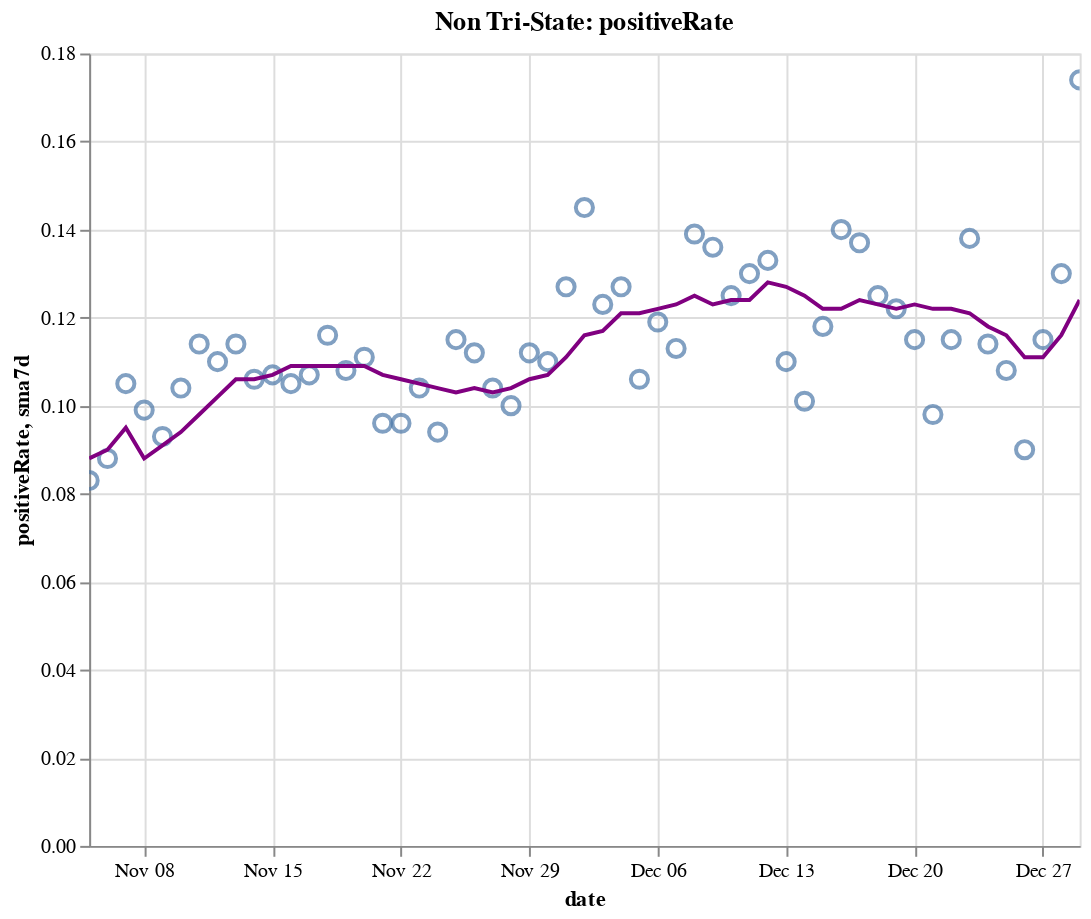

Source (notebook cell):
### Code cell
create_plot(non_tristate, 'positiveRate')

### Figure 1 — Vega-Lite specification as saved in the notebook (floating-point values rounded to 4 significant figures)
{"config": {"view": {"continuousWidth": 400, "continuousHeight": 300}}, "layer": [{"layer": [{"mark": {"type": "point", "size": 75}, "encoding": {"tooltip": [{"type": "temporal", "field": "date"}, {"type": "quantitative", "field": "positiveRate"}, {"type": "quantitative", "field": "sma7d"}], "x": {"type": "temporal", "field": "date"}, "y": {"type": "quantitative", "field": "positiveRate"}}, "selection": {"selector016": {"type": "interval", "bind": "scales", "encodings": ["x", "y"]}}}, {"mark": {"type": "line", "color": "purple"}, "encoding": {"x": {"type": "temporal", "field": "date"}, "y": {"type": "quantitative", "field": "sma7d"}}}]}, {"mark": {"type": "rule", "color": "#aaa"}, "encoding": {"x": {"type": "temporal", "field": "date"}}, "transform": [{"filter": {"selection": "selector015"}}]}, {"mark": "circle", "encoding": {"opacity": {"condition": {"value": 1, "selection": "selector015"}, "value": 0}, "tooltip": [{"type": "temporal", "field": "date"}, {"type": "quantitative", "field": "positiveRate"}, {"type": "quantitative", "field": "sma7d"}], "x": {"type": "temporal", "field": "date"}, "y": {"type": "quantitative", "field": "positiveRate"}}, "selection": {"selector015": {"type": "single", "encodings": ["x"], "on": "mouseover", "nearest": true, "empty": "none"}}}, {"mark": {"type": "text", "align": "left", "dx": 5, "dy": -5, "stroke": "white", "strokeWidth": 2}, "encoding": {"text": {"type": "quantitative", "field": "positiveRate"}, "tooltip": [{"type": "temporal", "field": "date"}, {"type": "quantitative", "field": "positiveRate"}, {"type": "quantitative", "field": "sma7d"}], "x": {"type": "temporal", "field": "date"}, "y": {"type": "quantitative", "field": "positiveRate"}}, "transform": [{"filter": {"selection": "selector015"}}]}, {"mark": {"type": "text", "align": "left", "dx": 5, "dy": -5}, "encoding": {"text": {"type": "quantitative", "field": "positiveRate"}, "tooltip": [{"type": "temporal", "field": "date"}, {"type": "quantitative", "field": "positiveRate"}, {"type": "quantitative", "field": "sma7d"}], "x": {"type": "temporal", "field": "date"}, "y": {"type": "quantitative", "field": "positiveRate"}}, "transform": [{"filter": {"selection": "selector015"}}]}], "data": {"name": "data-4e09c48c7cc37b0a3bb0a65407e66f4d"}, "height": 400, "title": "Non Tri-State: positiveRate", "width": 500, "$schema": "https://vega.github.io/schema/vega-lite/v4.8.1.json", "datasets": {"data-4e09c48c7cc37b0a3bb0a65407e66f4d": [{"date": "2020-11-05T00:00:00", "totalTestResultsIncrease": 1343000.0, "positiveIncrease": 111500.0, "death": 180400.0, "deathIncrease": 1108.0, "positiveRate": 0.083, "state": "Non Tri-State", "sma7d": 0.088}, {"date": "2020-11-06T00:00:00", "totalTestResultsIncrease": 1383000.0, "positiveIncrease": 121900.0, "death": 181500.0, "deathIncrease": 1140.0, "positiveRate": 0.088, "state": "Non Tri-State", "sma7d": 0.09}, {"date": "2020-11-07T00:00:00", "totalTestResultsIncrease": 1185000.0, "positiveIncrease": 124500.0, "death": 182600.0, "deathIncrease": 1105.0, "positiveRate": 0.105, "state": "Non Tri-State", "sma7d": 0.095}, {"date": "2020-11-08T00:00:00", "totalTestResultsIncrease": 1071000.0, "positiveIncrease": 106200.0, "death": 183100.0, "deathIncrease": 478.0, "positiveRate": 0.099, "state": "Non Tri-State", "sma7d": 0.088}, {"date": "2020-11-09T00:00:00", "totalTestResultsIncrease": 1173000.0, "positiveIncrease": 109000.0, "death": 183600.0, "deathIncrease": 516.0, "positiveRate": 0.093, "state": "Non Tri-State", "sma7d": 0.091}, {"date": "2020-11-10T00:00:00", "totalTestResultsIncrease": 1189000.0, "positiveIncrease": 123200.0, "death": 184900.0, "deathIncrease": 1295.0, "positiveRate": 0.104, "state": "Non Tri-State", "sma7d": 0.094}, {"date": "2020-11-11T00:00:00", "totalTestResultsIncrease": 1217000.0, "positiveIncrease": 138500.0, "death": 186400.0, "deathIncrease": 1534.0, "positiveRate": 0.114, "state": "Non Tri-State", "sma7d": 0.098}, {"date": "2020-11-12T00:00:00", "totalTestResultsIncrease": 1342000.0, "positiveIncrease": 147100.0, "death": 187500.0, "deathIncrease": 1053.0, "positiveRate": 0.11, "state": "Non Tri-State", "sma7d": 0.102}, {"date": "2020-11-13T00:00:00", "totalTestResultsIncrease": 1413000.0, "positiveIncrease": 161700.0, "death": 188700.0, "deathIncrease": 1242.0, "positiveRate": 0.114, "state": "Non Tri-State", "sma7d": 0.106}, {"date": "2020-11-14T00:00:00", "totalTestResultsIncrease": 1478000.0, "positiveIncrease": 156800.0, "death": 190000.0, "deathIncrease": 1302.0, "positiveRate": 0.106, "state": "Non Tri-State", "sma7d": 0.106}, {"date": "2020-11-15T00:00:00", "totalTestResultsIncrease": 1291000.0, "positiveIncrease": 138000.0, "death": 190700.0, "deathIncrease": 660.0, "positiveRate": 0.107, "state": "Non Tri-State", "sma7d": 0.107}, {"date": "2020-11-16T00:00:00", "totalTestResultsIncrease": 1316000.0, "positiveIncrease": 138800.0, "death": 191200.0, "deathIncrease": 547.0, "positiveRate": 0.105, "state": "Non Tri-State", "sma7d": 0.109}, {"date": "2020-11-17T00:00:00", "totalTestResultsIncrease": 1376000.0, "positiveIncrease": 147700.0, "death": 192700.0, "deathIncrease": 1482.0, "positiveRate": 0.107, "state": "Non Tri-State", "sma7d": 0.109}, {"date": "2020-11-18T00:00:00", "totalTestResultsIncrease": 1338000.0, "positiveIncrease": 155700.0, "death": 194500.0, "deathIncrease": 1796.0, "positiveRate": 0.116, "state": "Non Tri-State", "sma7d": 0.109}, {"date": "2020-11-19T00:00:00", "totalTestResultsIncrease": 1612000.0, "positiveIncrease": 174700.0, "death": 196400.0, "deathIncrease": 1933.0, "positiveRate": 0.108, "state": "Non Tri-State", "sma7d": 0.109}, {"date": "2020-11-20T00:00:00", "totalTestResultsIncrease": 1661000.0, "positiveIncrease": 184700.0, "death": 198300.0, "deathIncrease": 1813.0, "positiveRate": 0.111, "state": "Non Tri-State", "sma7d": 0.109}, {"date": "2020-11-21T00:00:00", "totalTestResultsIncrease": 1789000.0, "positiveIncrease": 172200.0, "death": 199700.0, "deathIncrease": 1486.0, "positiveRate": 0.096, "state": "Non Tri-State", "sma7d": 0.107}, {"date": "2020-11-22T00:00:00", "totalTestResultsIncrease": 1502000.0, "positiveIncrease": 144000.0, "death": 200600.0, "deathIncrease": 871.0, "positiveRate": 0.096, "state": "Non Tri-State", "sma7d": 0.106}, {"date": "2020-11-23T00:00:00", "totalTestResultsIncrease": 1338000.0, "positiveIncrease": 139000.0, "death": 201400.0, "deathIncrease": 771.0, "positiveRate": 0.104, "state": "Non Tri-State", "sma7d": 0.105}, {"date": "2020-11-24T00:00:00", "totalTestResultsIncrease": 1654000.0, "positiveIncrease": 154700.0, "death": 203400.0, "deathIncrease": 1998.0, "positiveRate": 0.094, "state": "Non Tri-State", "sma7d": 0.104}, {"date": "2020-11-25T00:00:00", "totalTestResultsIncrease": 1518000.0, "positiveIncrease": 175000.0, "death": 205500.0, "deathIncrease": 2127.0, "positiveRate": 0.115, "state": "Non Tri-State", "sma7d": 0.103}, {"date": "2020-11-26T00:00:00", "totalTestResultsIncrease": 1044000.0, "positiveIncrease": 117300.0, "death": 206800.0, "deathIncrease": 1281.0, "positiveRate": 0.112, "state": "Non Tri-State", "sma7d": 0.104}, {"date": "2020-11-27T00:00:00", "totalTestResultsIncrease": 1737000.0, "positiveIncrease": 181500.0, "death": 208100.0, "deathIncrease": 1301.0, "positiveRate": 0.104, "state": "Non Tri-State", "sma7d": 0.103}, {"date": "2020-11-28T00:00:00", "totalTestResultsIncrease": 1413000.0, "positiveIncrease": 141300.0, "death": 209300.0, "deathIncrease": 1184.0, "positiveRate": 0.1, "state": "Non Tri-State", "sma7d": 0.104}, {"date": "2020-11-29T00:00:00", "totalTestResultsIncrease": 1124000.0, "positiveIncrease": 125700.0, "death": 210000.0, "deathIncrease": 752.0, "positiveRate": 0.112, "state": "Non Tri-State", "sma7d": 0.106}, {"date": "2020-11-30T00:00:00", "totalTestResultsIncrease": 1211000.0, "positiveIncrease": 133900.0, "death": 210900.0, "deathIncrease": 904.0, "positiveRate": 0.11, "state": "Non Tri-State", "sma7d": 0.107}, {"date": "2020-12-01T00:00:00", "totalTestResultsIncrease": 1295000.0, "positiveIncrease": 164900.0, "death": 213300.0, "deathIncrease": 2327.0, "positiveRate": 0.127, "state": "Non Tri-State", "sma7d": 0.111}, {"date": "2020-12-02T00:00:00", "totalTestResultsIncrease": 1279000.0, "positiveIncrease": 185200.0, "death": 215900.0, "deathIncrease": 2618.0, "positiveRate": 0.145, "state": "Non Tri-State", "sma7d": 0.116}, {"date": "2020-12-03T00:00:00", "totalTestResultsIncrease": 1580000.0, "positiveIncrease": 194200.0, "death": 218600.0, "deathIncrease": 2675.0, "positiveRate": 0.123, "state": "Non Tri-State", "sma7d": 0.117}, {"date": "2020-12-04T00:00:00", "totalTestResultsIncrease": 1659000.0, "positiveIncrease": 210700.0, "death": 221000.0, "deathIncrease": 2430.0, "positiveRate": 0.127, "state": "Non Tri-State", "sma7d": 0.121}, {"date": "2020-12-05T00:00:00", "totalTestResultsIncrease": 1896000.0, "positiveIncrease": 200600.0, "death": 223300.0, "deathIncrease": 2357.0, "positiveRate": 0.106, "state": "Non Tri-State", "sma7d": 0.121}, {"date": "2020-12-06T00:00:00", "totalTestResultsIncrease": 1388000.0, "positiveIncrease": 165500.0, "death": 224400.0, "deathIncrease": 1070.0, "positiveRate": 0.119, "state": "Non Tri-State", "sma7d": 0.122}, {"date": "2020-12-07T00:00:00", "totalTestResultsIncrease": 1439000.0, "positiveIncrease": 161900.0, "death": 225500.0, "deathIncrease": 1121.0, "positiveRate": 0.113, "state": "Non Tri-State", "sma7d": 0.123}, {"date": "2020-12-08T00:00:00", "totalTestResultsIncrease": 1423000.0, "positiveIncrease": 197900.0, "death": 228100.0, "deathIncrease": 2520.0, "positiveRate": 0.139, "state": "Non Tri-State", "sma7d": 0.125}, {"date": "2020-12-09T00:00:00", "totalTestResultsIncrease": 1447000.0, "positiveIncrease": 196900.0, "death": 231000.0, "deathIncrease": 2908.0, "positiveRate": 0.136, "state": "Non Tri-State", "sma7d": 0.123}, {"date": "2020-12-10T00:00:00", "totalTestResultsIncrease": 1607000.0, "positiveIncrease": 201200.0, "death": 233900.0, "deathIncrease": 2913.0, "positiveRate": 0.125, "state": "Non Tri-State", "sma7d": 0.124}, {"date": "2020-12-11T00:00:00", "totalTestResultsIncrease": 1674000.0, "positiveIncrease": 216800.0, "death": 236400.0, "deathIncrease": 2570.0, "positiveRate": 0.13, "state": "Non Tri-State", "sma7d": 0.124}, {"date": "2020-12-12T00:00:00", "totalTestResultsIncrease": 1562000.0, "positiveIncrease": 207100.0, "death": 238800.0, "deathIncrease": 2336.0, "positiveRate": 0.133, "state": "Non Tri-State", "sma7d": 0.128}, {"date": "2020-12-13T00:00:00", "totalTestResultsIncrease": 1553000.0, "positiveIncrease": 171500.0, "death": 240100.0, "deathIncrease": 1365.0, "positiveRate": 0.11, "state": "Non Tri-State", "sma7d": 0.127}, {"date": "2020-12-14T00:00:00", "totalTestResultsIncrease": 1691000.0, "positiveIncrease": 171400.0, "death": 241300.0, "deathIncrease": 1168.0, "positiveRate": 0.101, "state": "Non Tri-State", "sma7d": 0.125}, {"date": "2020-12-15T00:00:00", "totalTestResultsIncrease": 1479000.0, "positiveIncrease": 174000.0, "death": 244000.0, "deathIncrease": 2720.0, "positiveRate": 0.118, "state": "Non Tri-State", "sma7d": 0.122}, {"date": "2020-12-16T00:00:00", "totalTestResultsIncrease": 1524000.0, "positiveIncrease": 213700.0, "death": 247200.0, "deathIncrease": 3179.0, "positiveRate": 0.14, "state": "Non Tri-State", "sma7d": 0.122}, {"date": "2020-12-17T00:00:00", "totalTestResultsIncrease": 1630000.0, "positiveIncrease": 222700.0, "death": 250400.0, "deathIncrease": 3193.0, "positiveRate": 0.137, "state": "Non Tri-State", "sma7d": 0.124}, {"date": "2020-12-18T00:00:00", "totalTestResultsIncrease": 1763000.0, "positiveIncrease": 220000.0, "death": 253100.0, "deathIncrease": 2671.0, "positiveRate": 0.125, "state": "Non Tri-State", "sma7d": 0.123}, {"date": "2020-12-19T00:00:00", "totalTestResultsIncrease": 1544000.0, "positiveIncrease": 188700.0, "death": 255600.0, "deathIncrease": 2544.0, "positiveRate": 0.122, "state": "Non Tri-State", "sma7d": 0.122}, {"date": "2020-12-20T00:00:00", "totalTestResultsIncrease": 1580000.0, "positiveIncrease": 180900.0, "death": 257100.0, "deathIncrease": 1488.0, "positiveRate": 0.115, "state": "Non Tri-State", "sma7d": 0.123}, {"date": "2020-12-21T00:00:00", "totalTestResultsIncrease": 1640000.0, "positiveIncrease": 161400.0, "death": 258400.0, "deathIncrease": 1250.0, "positiveRate": 0.098, "state": "Non Tri-State", "sma7d": 0.122}, {"date": "2020-12-22T00:00:00", "totalTestResultsIncrease": 1514000.0, "positiveIncrease": 174100.0, "death": 261300.0, "deathIncrease": 2895.0, "positiveRate": 0.115, "state": "Non Tri-State", "sma7d": 0.122}, {"date": "2020-12-23T00:00:00", "totalTestResultsIncrease": 1468000.0, "positiveIncrease": 202400.0, "death": 264300.0, "deathIncrease": 3040.0, "positiveRate": 0.138, "state": "Non Tri-State", "sma7d": 0.121}, {"date": "2020-12-24T00:00:00", "totalTestResultsIncrease": 1614000.0, "positiveIncrease": 184300.0, "death": 267000.0, "deathIncrease": 2683.0, "positiveRate": 0.114, "state": "Non Tri-State", "sma7d": 0.118}, {"date": "2020-12-25T00:00:00", "totalTestResultsIncrease": 1002000.0, "positiveIncrease": 107900.0, "death": 268400.0, "deathIncrease": 1376.0, "positiveRate": 0.108, "state": "Non Tri-State", "sma7d": 0.116}, {"date": "2020-12-26T00:00:00", "totalTestResultsIncrease": 1932000.0, "positiveIncrease": 174700.0, "death": 269600.0, "deathIncrease": 1275.0, "positiveRate": 0.09, "state": "Non Tri-State", "sma7d": 0.111}, {"date": "2020-12-27T00:00:00", "totalTestResultsIncrease": 1251000.0, "positiveIncrease": 143300.0, "death": 270900.0, "deathIncrease": 1270.0, "positiveRate": 0.115, "state": "Non Tri-State", "sma7d": 0.111}, {"date": "2020-12-28T00:00:00", "totalTestResultsIncrease": 1084000.0, "positiveIncrease": 140600.0, "death": 272100.0, "deathIncrease": 1239.0, "positiveRate": 0.13, "state": "Non Tri-State", "sma7d": 0.116}, {"date": "2020-12-29T00:00:00", "totalTestResultsIncrease": 1027000.0, "positiveIncrease": 178600.0, "death": 275100.0, "deathIncrease": 3010.0, "positiveRate": 0.174, "state": "Non Tri-State", "sma7d": 0.124}]}}
